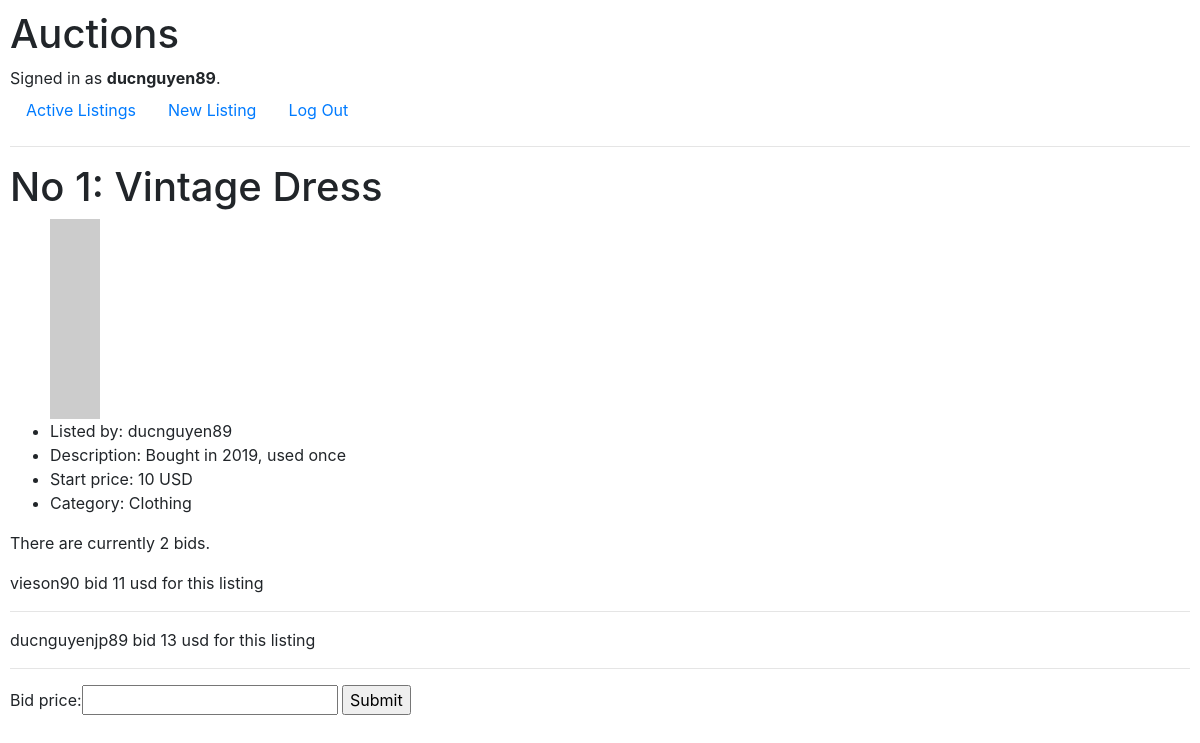
Before: /1 (signed in) with the older database file.
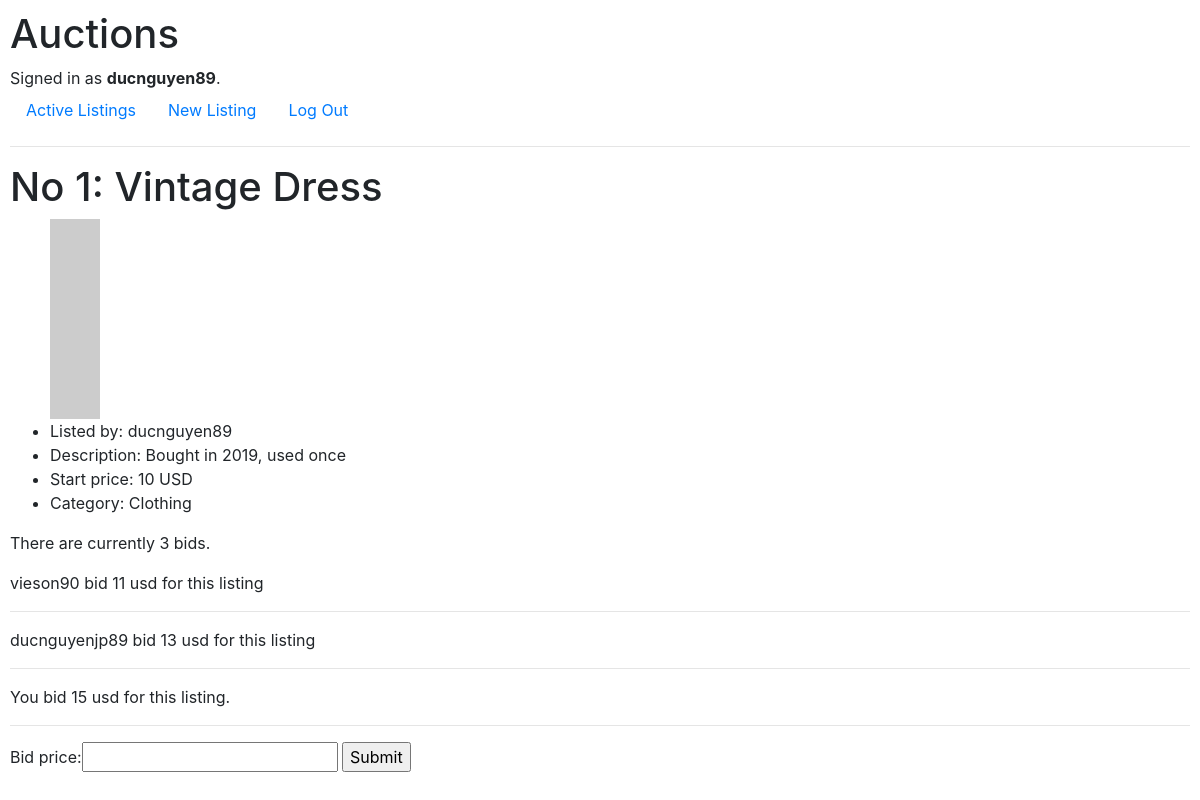
After: the same page with the newer database file.
### auctions/models.py (models this page shows, shortened)
class Biddings(models.Model):
    item_id = models.ForeignKey(ListingPage, on_delete=models.CASCADE, related_name='biddingitem')
    bidder = models.ForeignKey(User, on_delete=models.CASCADE, related_name='bidders')
    bidding = models.IntegerField()

class User(AbstractUser):
    pass

### auctions/views.py (the view)
# urls.py: path("<str:listing_id>", views.listing, name="listing"),
@login_required(login_url='login')
def listing(request, listing_id):
    user = request.user
    listing = ListingPage.objects.get(id=listing_id)
    biddings = Biddings.objects.filter(item_id=listing_id)
    num_of_bids = len(biddings)
    bid_form = NewBidding()
    return render(request, 'auctions/listing.html', {
        "listing": listing,
        "biddings": biddings,
        "user": user,
        "numofbids": num_of_bids,
        "form": bid_form
    })

### auctions/views.py
class NewBidding(forms.Form):
    bid_price = forms.IntegerField()

### auctions/models.py (called while the page is built)
    def __str__(self):
        return f"{self.name}"

### auctions/templates/auctions/listing.html (shortened to what this page needs)
{% extends "auctions/layout.html" %}
{% block body %}
    <h1>No {{ listing.id }}: {{ listing.title }}</h1>
    <ul>
        <img src="{{ listing.imageurl }}" alt="item image">
        <li>Listed by: {{ listing.user }}</li>
        <li>Description: {{ listing.description }}</li>
        <li>Start price: {{ listing.startbids }} USD</li>
        <li>Category: {{ listing.category }}</li>
    </ul>
    {% if numofbids > 0 %}
    <p>There are currently {{ numofbids }} bids.</p>
        {% for bidding in biddings %}
            {% if bidding.bidder == user %}
            <p>You bid {{ bidding.bidding }} usd for this listing.</p>
            <hr>
            {% else %}
            <p>{{ bidding.bidder }} bid {{ bidding.bidding }} usd for this listing</p>
            <hr>
            {% endif %}
        {% endfor %}
    {% else %}
    <p>No bidding yet</p>
    {% endif %}
    <form action="{% url 'bidding' listing.id %}" method="post">
        {{ form }}
        <input type="submit">
    </form>
{% endblock %}

Changed rows visible on the page:
added Biddings: bidding "15"
Other visible differences:
{{ numofbids }}: "2" → "3"
